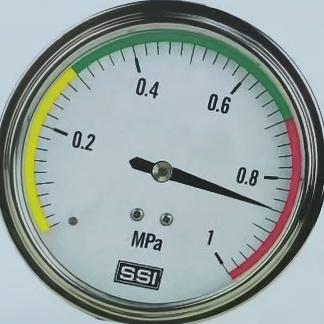
#> input picture 预选赛/data/test/high/down1122.jpg, 324 x 324 px, given in place of 0.9.mp4, which was not available
$ python video_frame_extractor.py
#> lines starting #> are read from the running program, lines starting #| are printed output that depends on the picture; pictures that were not available may be replaced by others from this repository, and a replacement may not be noted
#> in main, frame is the input picture: shape (324, 324, 3); mean B, G, R 160.1, 161.6, 149.5
import cv2
import numpy as np

def crop_image_with_hough_circles(image):
    global text_center_x, text_center_y, text_radius

    gray = cv2.cvtColor(image, cv2.COLOR_BGR2GRAY)  # 灰度化
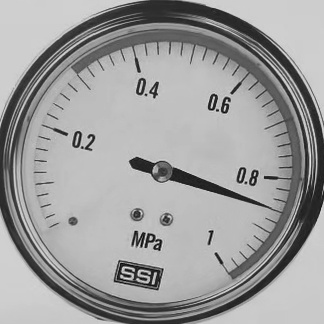
#> gray: shape (324, 324); min 2, max 236, mean 157.8
    blurred = cv2.GaussianBlur(gray, (5, 5), 0)  # 高斯模糊
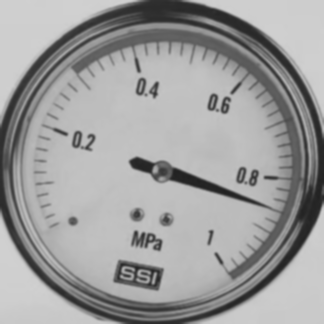
#> blurred: shape (324, 324); min 33, max 208, mean 157.8
    # 参数：1.dp：霍夫空间分辨率，值越小分辨率越高 2.minDist：检测圆间的最小距离，如果两个圆的距离小于该值，则其中一个将被忽略
    circles = cv2.HoughCircles(blurred, cv2.HOUGH_GRADIENT, dp=0.8,
                               minDist=50, minRadius=10, param2=100, maxRadius=300)  # 霍夫圆检测
#> circles = [[162.5, 163.5, 142.5]]
    if circles is not None:
        # 如果检测到圆形，将图形坐标转换为整数
        circles = np.round(circles[0, :]).astype("int")
#> circles = [[162, 164, 142]]
        # 定义一个阈值，表示两个圆心之间的最大距离，用于判断是否合并
        threshold = 10
        # 定义一个列表，用于存储合并后的图形
        merged_circles = []
        # 遍历每个圆形
        for (x1, y1, r1) in circles:
            # 定义一个标志，表示当前的圆形是否已经被合并过
            merged = False
            # 遍历已经合并过的圆形列表
            for i in range(len(merged_circles)):
                # 获取已经合并过的圆形的坐标和半径
                (x2, y2, r2) = merged_circles[i]
                # 计算两个圆心之间的距离
                distance = np.sqrt((x1 - x2) ** 2 + (y1 - y2) ** 2)
                # 如果距离小于阈值，说明两个圆形可以合并
                if distance < threshold:
                    # 将当前的圆形和已经合并过的圆形进行平均，得到新的圆形
                    if r1 >= r2:
                        merged_circles[i] = (x1, y1, r1)
                    else:
                        merged_circles[i] = (x2, y2, r2)
                    # 设置标志为True，表示当前的圆形已经被合并过
                    merged = True
                    # 跳出循环，不再遍历其他已经合并过的圆形
                    break
            # 如果当前的圆形没有被合并过，就将它添加到已经合并过的圆形列表中
            if not merged:
                merged_circles.append((x1, y1, r1))
#> this loop made 1 pass
#> after the loop, merged_circles = [(162, 164, 142)]
        # 遍历已经合并过的圆形列表，找到最大的圆，作为检测结果
        max_circle = None
        biggest_r = -1
        for (x, y, r) in merged_circles:
            if r > biggest_r:
                max_circle = (x, y, r)
                biggest_r = r
#> this loop made 1 pass
#> (x, y, r, biggest_r) on pass 1: (162, 164, 142, 142)
#> after the loop, biggest_r = 142

        center_x, center_y, radius = max_circle
#> center_x = 162; center_y = 164; radius = 142
        text_center_x = center_x
#> text_center_x = 162
        text_center_y = center_y
#> text_center_y = 164
        text_radius = radius
#> text_radius = 142

        # 画出圆形区域的轮廓
        #cv2.circle(image, (center_x, center_y), radius, (0, 255, 0), 2)
        # 图片裁剪
        cropped_img = image[
                      max(center_y - radius, 0):min(center_y + radius, image.shape[0] - 1),
                      max(center_x - radius, 0):min(center_x + radius, image.shape[1] - 1)
                      ]
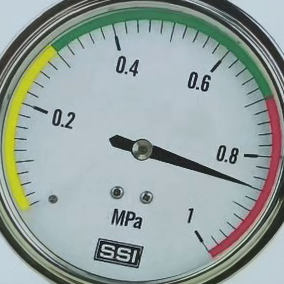
#> cropped_img: shape (284, 284, 3); mean B, G, R 160.7, 163.3, 151
        return cropped_img
    else:
        return None

def main():
    video_path = r"C:\Users\AT-austin\Desktop\The Dog\pytorch\0.9.mp4"# 视频文件路径
    output_folder= r"C:\Users\AT-austin\Desktop\The Dog\pytorch\output\high"  # 输出帧的文件夹

    cap = cv2.VideoCapture(video_path)
    frame_count = 1075

    while cap.isOpened():
        ret, frame = cap.read()
        if not ret:
            break
        #圆形区域抽帧
        cropped_circle=crop_image_with_hough_circles(frame)
        if cropped_circle is not None:
          cv2.imwrite(output_folder + "/" + f'down{frame_count}.jpg', cropped_circle)
          frame_count += 1

        # cv2.imwrite(output_folder + "/" + f'{frame_count}.jpg', frame)
        # frame_count += 1

        #cv2.imshow('Frame', frame)
        if cv2.waitKey(1) & 0xFF == ord('q'):
#> (key q is pressed here)
            break

    cap.release()
    cv2.destroyAllWindows()

if __name__ == "__main__":
    main()

$ run again, on 预选赛/data/test/high/down1149.jpg
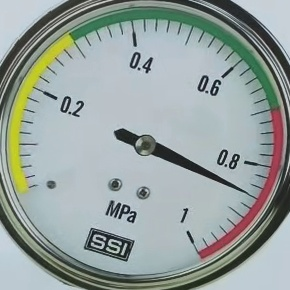
#> input picture 预选赛/data/test/high/down1149.jpg, 290 x 290 px, given in place of 0.9.mp4, which was not available
#> in main, frame is the input picture: shape (290, 290, 3); mean B, G, R 158.4, 161.3, 150.7
#> in crop_image_with_hough_circles, `blurred = cv2.GaussianBlur(gray, (5, 5), 0)`:
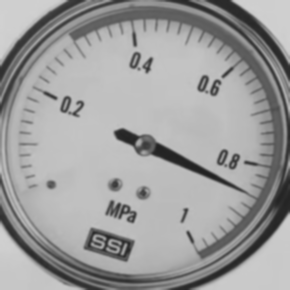
#> blurred: shape (290, 290); min 33, max 209, mean 157.8
#> in crop_image_with_hough_circles, `circles = cv2.HoughCircles(blurred, cv2.HOUGH_GRADIENT, dp=0.8, minDis..`: circles = [[143.5, 134.5, 143.9]]
#> in crop_image_with_hough_circles, `circles = np.round(circles[0, :]).astype("int")`: circles = [[144, 134, 144]]
#> the loop in crop_image_with_hough_circles, `for (x1, y1, r1) in circles:` made 1 pass
#> after the loop in crop_image_with_hough_circles, `for (x1, y1, r1) in circles:`: merged_circles = [(144, 134, 144)]
#> the loop in crop_image_with_hough_circles, `for (x, y, r) in merged_circles:` made 1 pass
#> (x, y, r, biggest_r) on pass 1: (144, 134, 144, 144)
#> after the loop in crop_image_with_hough_circles, `for (x, y, r) in merged_circles:`: biggest_r = 144
#> center_y = 134; radius = 144
#> text_center_y = 134
#> text_radius = 144
#> in crop_image_with_hough_circles, `cropped_img = image[ max(center_y - radius, 0):min(center_y + radius, ..`:
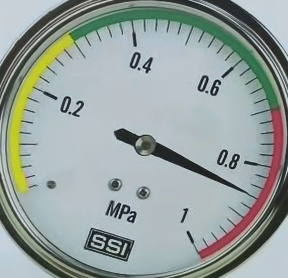
#> cropped_img: shape (278, 288, 3); mean B, G, R 159, 161.9, 151.3

$ run again, on 预选赛/data/test/high/down1456.jpg
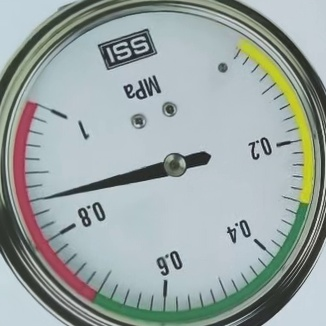
#> input picture 预选赛/data/test/high/down1456.jpg, 326 x 326 px, given in place of 0.9.mp4, which was not available
#> in main, frame is the input picture: shape (326, 326, 3); mean B, G, R 164.4, 166, 155.4
#> in crop_image_with_hough_circles, `blurred = cv2.GaussianBlur(gray, (5, 5), 0)`:
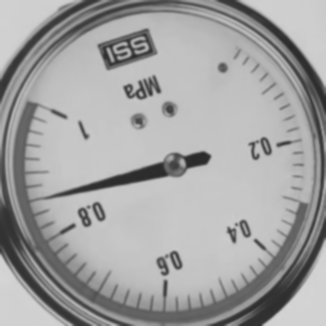
#> blurred: shape (326, 326); min 40, max 213, mean 162.6
#> in crop_image_with_hough_circles, `circles = cv2.HoughCircles(blurred, cv2.HOUGH_GRADIENT, dp=0.8, minDis..`: circles = [[159.5, 167.5, 158.4], [198.5, 127.5, 119.2], [126.5, 206.5, 117.7]]
#> in crop_image_with_hough_circles, `circles = np.round(circles[0, :]).astype("int")`: circles = [[160, 168, 158], [198, 128, 119], [126, 206, 118]]
#> the loop in crop_image_with_hough_circles, `for (x1, y1, r1) in circles:` made 3 passes
#> after the loop in crop_image_with_hough_circles, `for (x1, y1, r1) in circles:`: merged_circles = [(160, 168, 158), (198, 128, 119), (126, 206, 118)]
#> the loop in crop_image_with_hough_circles, `for (x, y, r) in merged_circles:` made 3 passes
#> (x, y, r, biggest_r) on pass 1: (160, 168, 158, 158)
#> after the loop in crop_image_with_hough_circles, `for (x, y, r) in merged_circles:`: biggest_r = 158
#> center_x = 160; center_y = 168; radius = 158
#> text_center_x = 160
#> text_center_y = 168
#> text_radius = 158
#> in crop_image_with_hough_circles, `cropped_img = image[ max(center_y - radius, 0):min(center_y + radius, ..`:
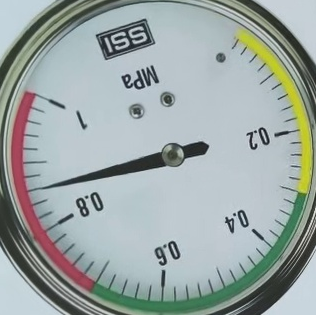
#> cropped_img: shape (315, 316, 3); mean B, G, R 165.2, 166.8, 156.2

$ run again, on 预选赛/data/test/high/down1486.jpg
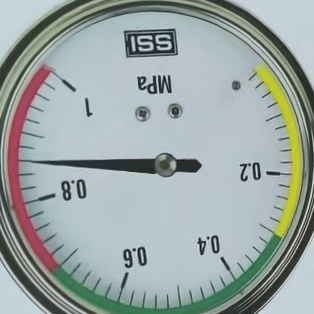
#> input picture 预选赛/data/test/high/down1486.jpg, 314 x 314 px, given in place of 0.9.mp4, which was not available
#> in main, frame is the input picture: shape (314, 314, 3); mean B, G, R 164.9, 166.6, 155.4
#> in crop_image_with_hough_circles, `blurred = cv2.GaussianBlur(gray, (5, 5), 0)`:
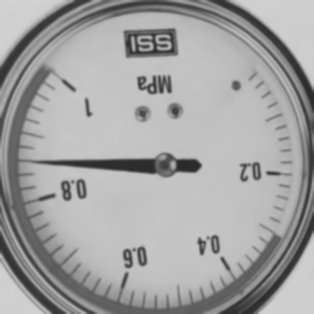
#> blurred: shape (314, 314); min 40, max 210, mean 163
#> in crop_image_with_hough_circles, `circles = cv2.HoughCircles(blurred, cv2.HOUGH_GRADIENT, dp=0.8, minDis..`: circles = [[156.5, 158.5, 157.1]]
#> in crop_image_with_hough_circles, `circles = np.round(circles[0, :]).astype("int")`: circles = [[156, 158, 157]]
#> the loop in crop_image_with_hough_circles, `for (x1, y1, r1) in circles:` made 1 pass
#> after the loop in crop_image_with_hough_circles, `for (x1, y1, r1) in circles:`: merged_circles = [(156, 158, 157)]
#> the loop in crop_image_with_hough_circles, `for (x, y, r) in merged_circles:` made 1 pass
#> (x, y, r, biggest_r) on pass 1: (156, 158, 157, 157)
#> after the loop in crop_image_with_hough_circles, `for (x, y, r) in merged_circles:`: biggest_r = 157
#> center_x = 156; center_y = 158; radius = 157
#> text_center_x = 156
#> text_center_y = 158
#> text_radius = 157
#> in crop_image_with_hough_circles, `cropped_img = image[ max(center_y - radius, 0):min(center_y + radius, ..`:
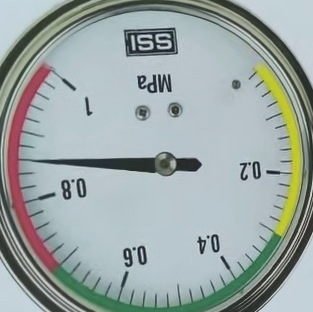
#> cropped_img: shape (312, 313, 3); mean B, G, R 165.1, 166.7, 155.6
